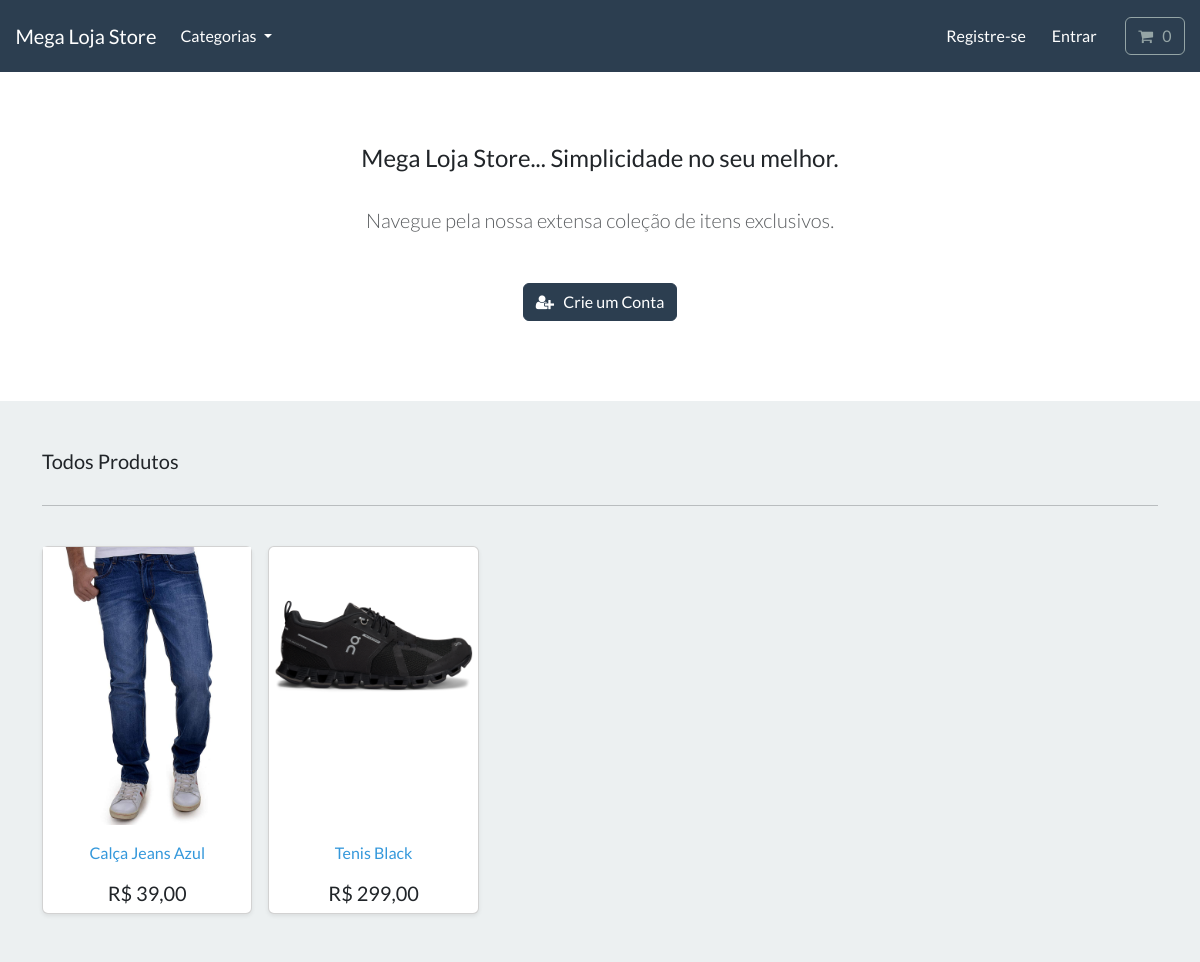
The page / on the database its author committed.
### store/models.py (models this page shows, shortened)
class Product(models.Model):
    category = models.ForeignKey(
        Category, related_name='product', on_delete=models.CASCADE, null=True)
    title = models.CharField(max_length=250)
    brand = models.CharField(max_length=250, default='un_branded')
    description = models.TextField(blank=True)
    slug = models.SlugField(max_length=255)
    price = models.DecimalField(max_digits=6, decimal_places=2)
    image = models.ImageField(upload_to='images/')
    class Meta:
        verbose_name_plural = 'products'
    def get_absolute_url(self):
        return reverse('product-info', args=[self.slug])
    def price_(self):
        return f'{self.price}'.replace('.', ',')

### store/views.py (the view)
# urls.py: path('', include('store.urls')),
def store(request):
    all_products = Product.objects.all()
    context = {'my_products': all_products}
    return render(request, 'store/store.html', context)

### cart/cart.py (called while the page is built)
    def __len__(self):
        return sum(item['qty'] for item in self.cart.values())

### cart/context_processors.py (called while the page is built)
def cart(request):
    return {'cart': Cart(request)}

### store/models.py (called while the page is built)
    def get_absolute_url(self):
        return reverse('list-category', args=[self.slug])

### store/views.py (called while the page is built)
def categories(request):
    all_categories = Category.objects.all()
    return {'all_categories': all_categories}

### store/templates/store/store.html
{% extends "./base.html" %}
{% load static %}
{% block content %}
    <section class="py-4 text-center container">
        <div class="row py-lg-5">
            <div class="col-lg-6 col-md-8 mx-auto">
                <h4> Mega Loja Store... Simplicidade no seu melhor. </h4>
                <br>
                <p class="lead text-muted">
                  Navegue pela nossa extensa coleção de itens exclusivos.
                </p>
                <br>
                <a href="{% url 'register'%}" class="btn btn-primary my-2"> <i class="fa fa-user-plus" aria-hidden="true"></i> &nbsp; Crie um Conta </a>
            </div>
        </div>
    </section>
       <div class="album py-5 bg-light">
        <div class="container">
          <div class="pb-3 h5"> Todos Produtos </div>
          <hr>
          <br>
          <div class="row row-cols-1 row-cols-sm-2 row-cols-md-5 g-3 ">
            {% for product in my_products %}
            <div class="col d-flex">
              <div class="card shadow-sm">
                <a href="{{product.get_absolute_url}}"><img class="img-fluid mx-auto d-block" alt="Responsive image" src="{{product.image.url}}"></a>
                  <div class=" card-body d-flex align-items-end d-flex justify-content-center ">
                    <a class="text-info text-decoration-none " href="{{product.get_absolute_url}}"> {{ product.title | capfirst }} </a>
                </div>
                <h5 class="d-flex justify-content-center"> R$ {{ product.price_ }} </h5>
              </div>
            </div>
            {% endfor %}
          </div>
        </div>
      </div>
{% endblock %}

### rows shown on the page
Product: image (picture), title "Calça Jeans Azul", price_ "39,00"
Product: image (picture), title "Tenis Black", price_ "299,00"
